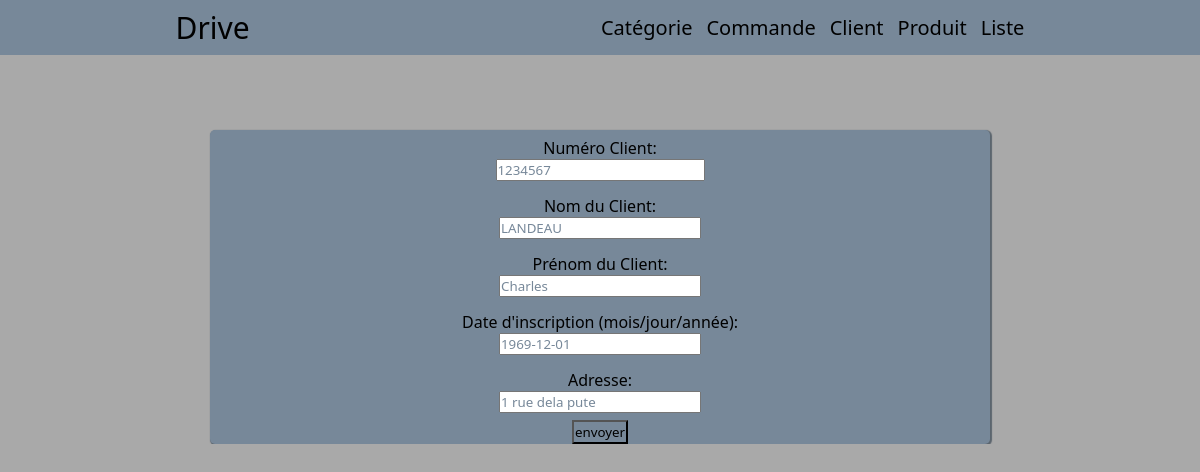
The app's page /drive/update-client/1/, older data.
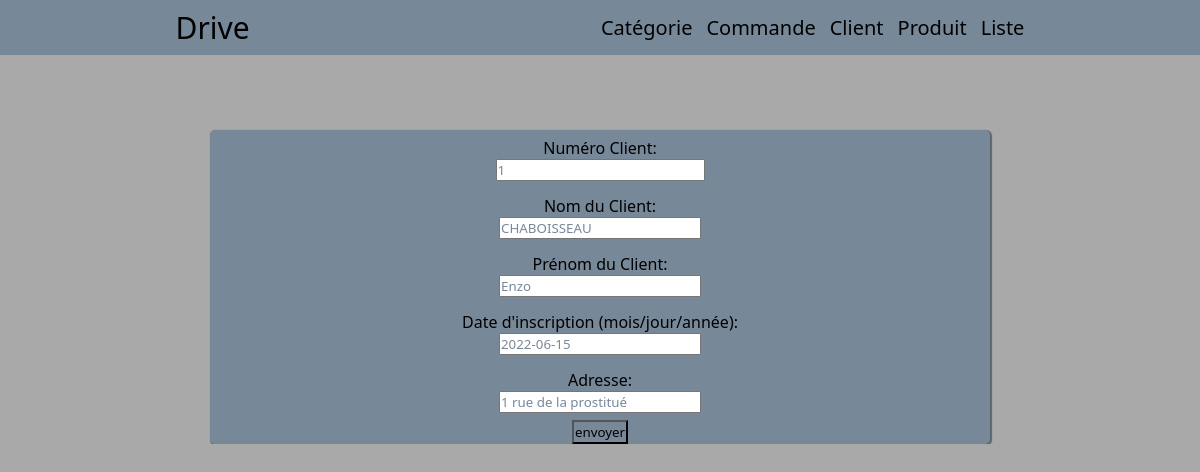
The same page, newer data.
### drive/models.py (models this page shows, shortened)
class client(models.Model):
    num_client = models.BigIntegerField(null=True)
    nom = models.CharField(max_length=100)
    prenom = models.CharField(max_length=100)
    date_inscription = models.DateField()
    adresse = models.CharField(max_length=100)
    def dictionnaire(self):
        return {"num_client":self.num_client,"nom":self.nom,"prenom":self.prenom,"date_inscription":self.date_inscription,"adresse":self.adresse}

### drive/views.py (the view)
# urls.py: path('drive/update-client/<int:id>/', views.update_client),
def update_client(request, id):
	client = models.client.objects.get(pk=id)
	form = Client(client.dictionnaire())
	return render(request,'client/formulaire_client.html',{"form_client": form, "id_client":id})

### drive/forms.py
class Client(ModelForm):
    class Meta:
        model = models.client
        fields = ('num_client', 'nom', 'prenom', 'date_inscription','adresse')
        labels = {
            'num_client' : _('Numéro Client'),
            'nom' : _("Nom du Client"),
            'prenom' : _('Prénom du Client'),
            'date_inscription' : _("Date d'inscription (mois/jour/année)"),
            'adresse' : _("Adresse")
            }

### drive/templates/client/formulaire_client.html (shortened to what this page needs)
{% extends "index.html" %}
{% block content %}
    {% if id_client == none %}
        <form method="post" action="/drive/traitement-client/">
    {% else %}
        <form method="post" action="/drive/updatetraitement-client/{{id_client}}/">
    {% endif %}
    {{ form_client.as_ul }}
    <input class="submit-input" type="submit" value="envoyer"\>
    {% endblock %}

Row changes from the older to the newer data that the page shows:
changed client: num_client "1234567" → "1"; nom "LANDEAU" → "CHABOISSEAU"; prenom "Charles" → "Enzo"; date_inscription "1969-12-01" → "2022-06-15"; adresse "1 rue dela pute" → "1 rue de la prostitué"
